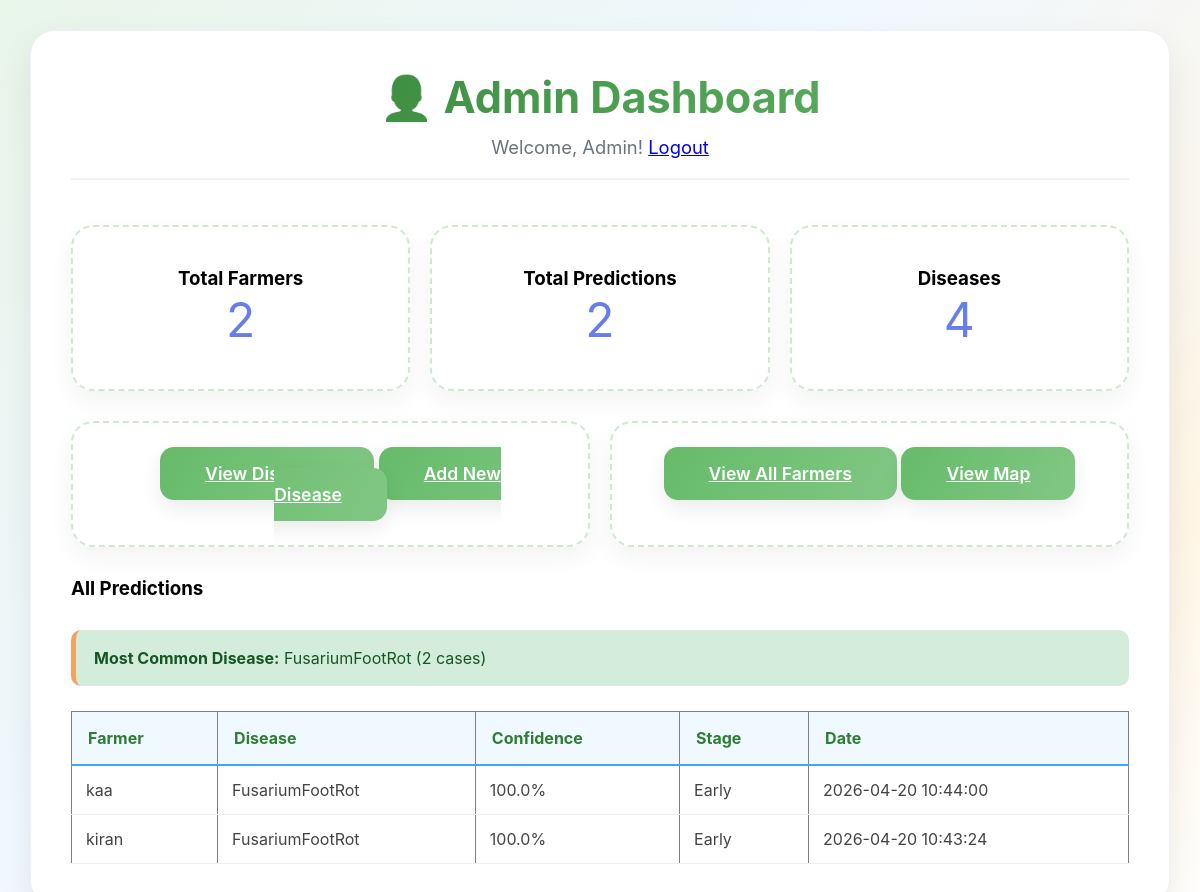
The page /admin/dashboard (signed in) on the database its author committed.
### tables this page shows
CREATE TABLE predictions
                 (id INTEGER PRIMARY KEY AUTOINCREMENT,
                  user_id INTEGER,
                  image_path TEXT,
                  disease TEXT,
                  confidence REAL,
                  stage TEXT,
                  created_at TIMESTAMP DEFAULT CURRENT_TIMESTAMP,
                  FOREIGN KEY (user_id) REFERENCES users (id));

CREATE TABLE users
                 (id INTEGER PRIMARY KEY AUTOINCREMENT,
                  name TEXT NOT NULL,
                  email TEXT UNIQUE NOT NULL,
                  password TEXT NOT NULL,
                  role TEXT NOT NULL,
                  verified BOOLEAN DEFAULT 0,
                  created_at TIMESTAMP DEFAULT CURRENT_TIMESTAMP, latitude REAL DEFAULT 0, longitude REAL DEFAULT 0);

### routes/admin.py (the view)
@admin_bp.route('/dashboard')
def dashboard():
    if not session.get('logged_in') or session.get('user_role') != 'admin':
        return redirect(url_for('auth.login'))
    conn = sqlite3.connect('database.db')
    c = conn.cursor()
    c.execute("SELECT COUNT(*) FROM users WHERE role='farmer'")
    farmers_count = c.fetchone()[0]
    c.execute("SELECT COUNT(*) FROM predictions")
    predictions_count = c.fetchone()[0]
    c.execute("SELECT COUNT(*) FROM diseases")
    diseases_count = c.fetchone()[0]
    c.execute("""SELECT users.name, predictions.image_path, predictions.disease,
             predictions.confidence, predictions.stage, predictions.created_at
             FROM predictions JOIN users ON predictions.user_id = users.id
             ORDER BY predictions.created_at DESC""")
    all_predictions = c.fetchall()
    c.execute("""SELECT disease, COUNT(*) as count FROM predictions
                 WHERE disease != 'Healthy' GROUP BY disease ORDER BY count DESC LIMIT 1""")
    most_common = c.fetchone()
    conn.close()
    return render_template('admin/dashboard.html',
                         farmers_count=farmers_count,
                         predictions_count=predictions_count,
                         diseases_count=diseases_count,
                         most_common=most_common,
                           all_predictions=all_predictions)

### templates/admin/dashboard.html (shortened to what this page needs)
<!DOCTYPE html>
<html lang="en">
<head>
    <link rel="stylesheet" href="{{ url_for('static', filename='css/style.css') }}">
</head>
<body>
    <div class="container">
        <div class="header">
            <h1>👨‍💼 Admin Dashboard</h1>
            <p>Welcome, {{ session.user_name }}! <a href="{{ url_for('auth.logout') }}">Logout</a></p>
        </div>
        <div style="display: grid; grid-template-columns: repeat(auto-fit, minmax(250px, 1fr)); gap: 20px; margin-top: 30px;">
            <div class="upload-section" style="text-align: center;">
                <h3>Total Farmers</h3>
                <p style="font-size: 3em; color: #667eea;">{{ farmers_count }}</p>
            </div>
            <div class="upload-section" style="text-align: center;">
                <h3>Total Predictions</h3>
                <p style="font-size: 3em; color: #667eea;">{{ predictions_count }}</p>
            </div>
            <div class="upload-section" style="text-align: center;">
                <h3>Diseases</h3>
                <p style="font-size: 3em; color: #667eea;">{{ diseases_count }}</p>
            </div>
        </div>
        <div style="display: grid; grid-template-columns: repeat(auto-fit, minmax(300px, 1fr)); gap: 20px; margin-top: 30px;">
            <div class="upload-section" style="text-align: center;">
                <a href="{{ url_for('admin.manage_diseases') }}" class="btn">View Diseases</a>
                <a href="{{ url_for('admin.add_disease') }}" class="btn" style="margin-top: 10px;">Add New Disease</a>
            </div>
            <div class="upload-section" style="text-align: center;">
                <a href="{{ url_for('admin.manage_users') }}" class="btn">View All Farmers</a>
                  <a href="{{ url_for('map.disease_map') }}" class="btn">View Map</a>
            </div>
        </div>
        <div style="margin-top: 30px;">
    <h3>All Predictions</h3>
     {% if most_common %}
        <div style="margin-top: 30px;">
            <div class="alert" style="background: #d4edda; color: #155724;">
                <strong>Most Common Disease:</strong> {{ most_common[0] }} ({{ most_common[1] }} cases)
            </div>
        </div>
        {% endif %}
    <table border="1" cellpadding="8" style="width:100%; border-collapse:collapse;">
        <thead>
            <tr>
                <th>Farmer</th>
                <th>Disease</th>
                <th>Confidence</th>
                <th>Stage</th>
                <th>Date</th>
            </tr>
        </thead>
        <tbody>
            {% for p in all_predictions %}
            <tr>
                <td>{{ p[0] }}</td>
                <td>{{ p[2] }}</td>
                <td>{{ "%.1f"|format(p[3]*100) }}%</td>
                <td>{{ p[4] }}</td>
                <td>{{ p[5] }}</td>
            </tr>
            {% endfor %}
        </tbody>
    </table>
</div>
    </div>
</body>
</html>

### static/css/style.css (style rules this page uses)
* { margin:0; padding:0; box-sizing:border-box; font-family:'Inter',sans-serif; }
body { min-height:100vh; padding:30px; background: linear-gradient( 135deg, #e8f5e9 0%, #f1f8ff 40%, #fff6e5 80%, #ffffff 100% ); }
.container { max-width:1400px; margin:auto; background:white; border-radius:25px; padding:40px; box-shadow: 0 15px 35px rgba(0,0,0,0.08); border:1px solid #eef2f6; }
.header { text-align:center; margin-bottom:45px; padding-bottom:20px; border-bottom:2px solid #f1f1f1; }
.header h1 { font-size:2.7em; margin-bottom:12px; background:linear-gradient(120deg,#2e7d32,#66bb6a); -webkit-background-clip:text; -webkit-text-fill-color:transparent; }
.header p { font-size:1.15em; color:#6b7280; }
.upload-section { background:#ffffff; border:2px dashed #cfe8cf; border-radius:22px; padding:40px; text-align:center; transition:0.3s; box-shadow: 0 10px 25px rgba(0,0,0,0.05); }
.btn { background:linear-gradient(120deg,#66bb6a,#81c784); color:white; border:none; padding:16px 45px; border-radius:14px; font-size:1.1em; font-weight:600; cursor:pointer; transition:0.3s; box-shadow: 0 8px 20px rgba(0,0,0,0.08); }
.alert { background:#fff3cd; border-left:5px solid #f4a261; padding:18px; border-radius:10px; color:#7c4a00; margin:25px 0; }
table { width:100%; border-collapse:collapse; margin-top:20px; }
th { background:#f0f9ff; padding:16px; text-align:left; border-bottom:2px solid #42a5f5; color:#2e7d32; }
td { padding:14px; border-bottom:1px solid #eee; color:#444; }

### rows shown on the page
predictions: name "kaa", disease "FusariumFootRot", p[3]*100 "100.0", stage "Early", created_at "2026-04-20 10:44:00"
predictions: name "kiran", disease "FusariumFootRot", p[3]*100 "100.0", stage "Early", created_at "2026-04-20 10:43:24"

### other values the page prints
{{ session.user_name }} "Admin"
{{ farmers_count }} "2"
{{ predictions_count }} "2"
{{ diseases_count }} "4"
{{ most_common[0] }} "FusariumFootRot"
{{ most_common[1] }} "2"
